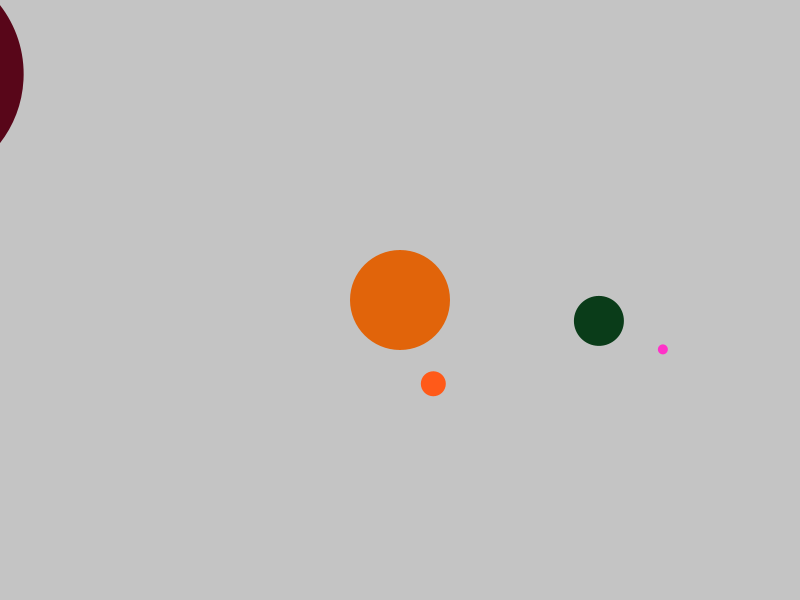
Frame 1 (no input)
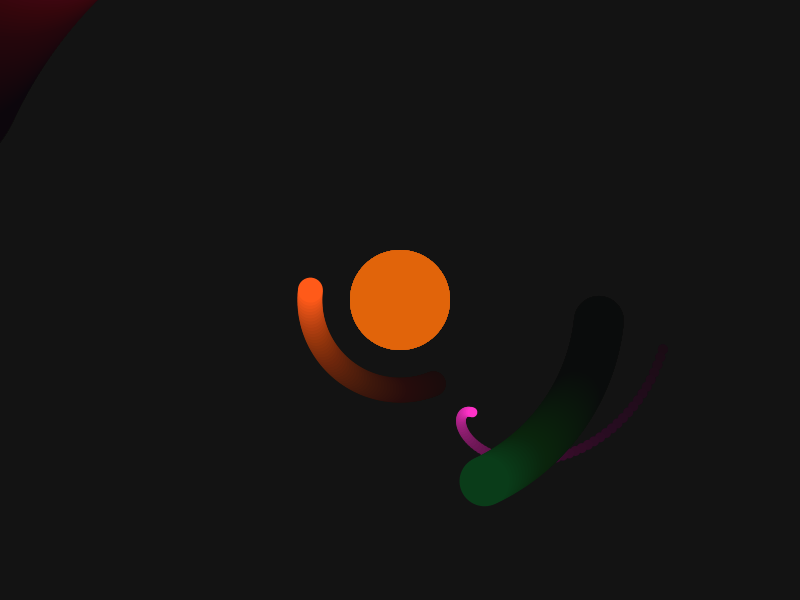
Frame 60 (the mouse pressed at the canvas centre just before this capture)
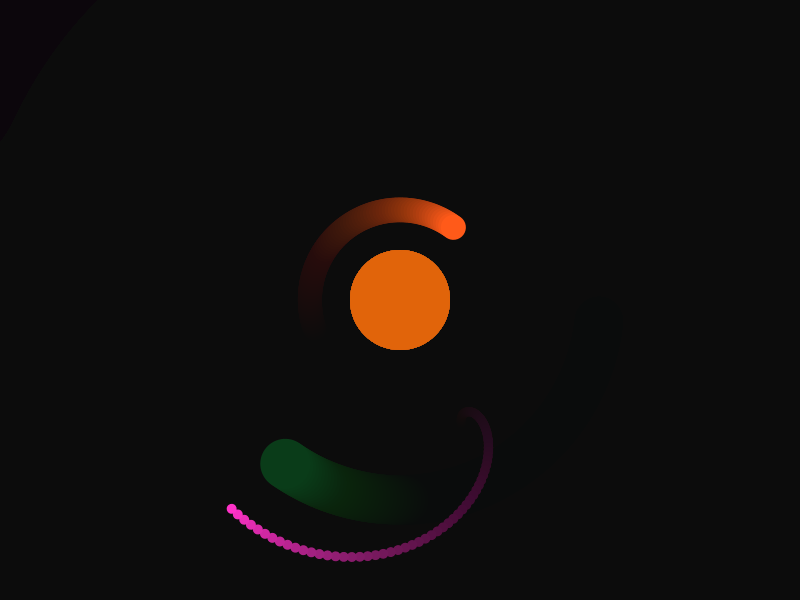
Frame 120 (the mouse held since frame 60 and released just before this capture)

The Processing sketch that drew these frames (run headless with seeded random() and noise(); from frame 60 on, the mouse is pressed at the canvas centre):

// Processing sketch: SolarMatrix
// ── SolarMatrix.pde
float _angle = 6;

void setup ()
{
  size(800, 600);
  surface.setTitle ("Solar");
  surface.setResizable(true);
  surface.setLocation(100,100);
  
}
void draw()
{
clearScene();
noStroke();
  translate (width/2, height/2);
  fill(color(225, 100, 10));
  circle (0, 0, 100);
  
  pushMatrix();
  rotate(radians(_angle));
  translate (200,0);
  fill(color(10, 60, 25));
  circle(0, 0, 50);
      pushMatrix();
    rotate(radians(_angle)*3);
    translate(70,0);
    fill(color(360, 50, 200));
    circle(0,0,10);
    popMatrix();
  popMatrix();

  
  
  pushMatrix();
 rotate(radians(_angle*2));
 translate (50, 75);
 fill(color(340, 90, 25));
  circle(0, 0, 25);  
  popMatrix();
  
  pushMatrix();
  rotate(radians(_angle/2));
  translate (-500, -200);
  fill(color(88, 6, 25));
  circle(0, 0, 225);
  popMatrix();
  
   pushMatrix();
  rotate(radians(_angle/-10));
  translate (-800, 800);
  fill(color(50, 20, 25));
  circle(320, 0, 190);
  popMatrix(); 
  
  _angle = _angle+1;
 
  
}

void clearScene()
{
noStroke();
fill(color(0,0,0,10));
rect(0,0,8000,8000);
}
